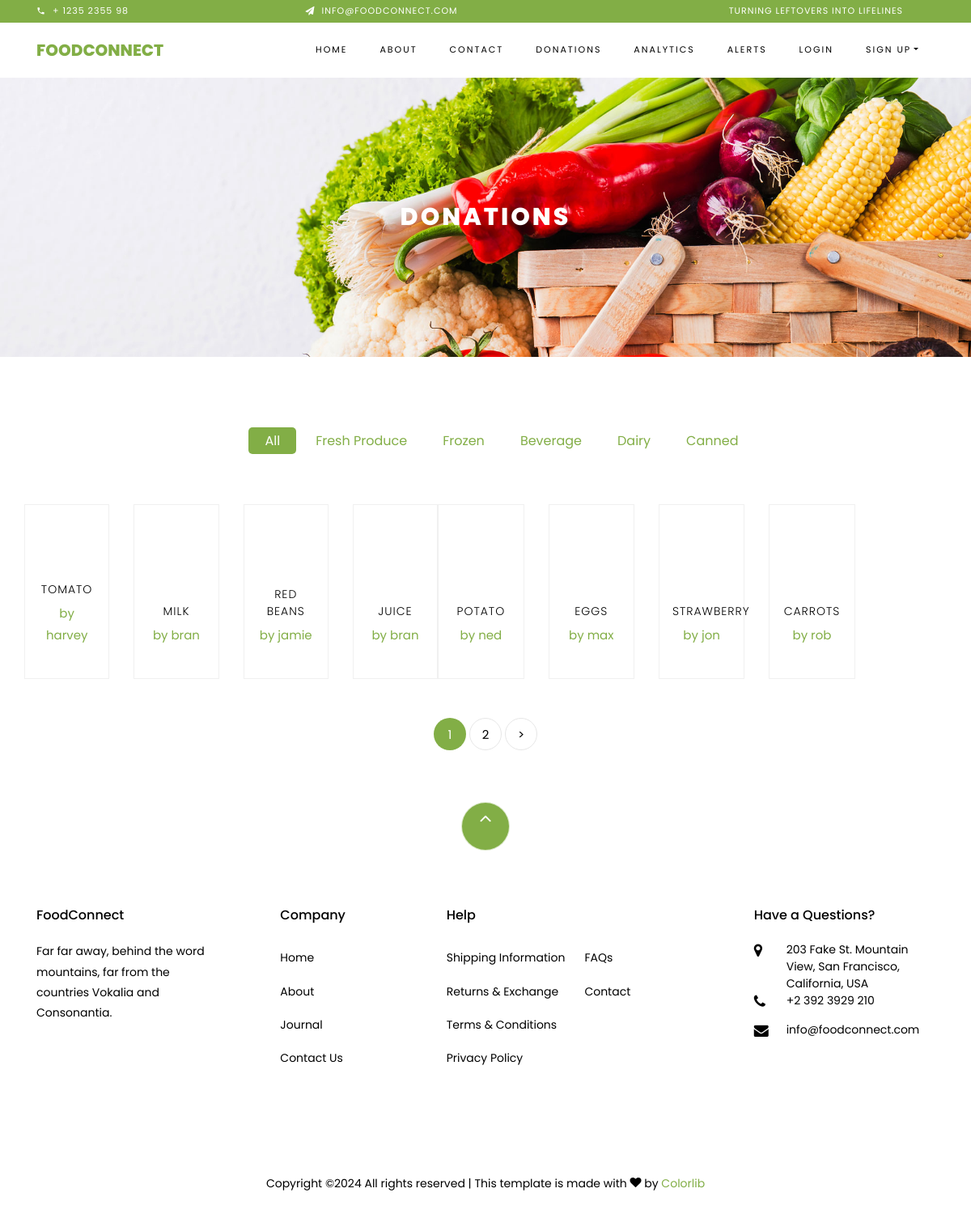
Page /donations/ on the committed database.
### donations/models.py (models this page shows, shortened)
class Category(models.Model):
    name = models.CharField(max_length=100, unique=True)

class Product(models.Model):
    UNIT_CHOICES = [
        ('g', 'Grams'),
        ('kg', 'Kilograms'),
        ('liters', 'Liters'),
        ('ml', 'Milliliters'),
    ]
    name = models.CharField(max_length=100)
    donated_by = models.ForeignKey(User, on_delete=models.SET_NULL, null=True)
    description = models.TextField(null=True, blank=True)
    category = models.ForeignKey(Category, on_delete=models.CASCADE, related_name='products')
    quantity = models.PositiveIntegerField()
    weight = models.PositiveIntegerField()
    unit = models.CharField(max_length=10, choices=UNIT_CHOICES)
    rating = models.PositiveIntegerField(default=0)
    amount_donated = models.PositiveIntegerField(default=0)
    expiry_date = models.DateField(blank=True, null=True)
    image=models.URLField(max_length=300, default='https://img.freepik.com/premium-vector/hand-drawn-food-bank-illustration_23-2149323575.jpg?w=1060')
    date_created = models.DateTimeField(auto_now_add=True)

### donations/views.py (the view)
# urls.py: path('', views.donations_view, name='donations' ),
def donations_view(request):
    categories = Category.objects.all()
    category_id = request.GET.get('category_id')
    if category_id:
        products = Product.objects.filter(category_id=category_id)
    else:
        products = Product.objects.all()
    paginator = Paginator(products, 8)
    page_number = request.GET.get('page', 1)
    page_obj = paginator.get_page(page_number)
    return render(request, '../templates/donations/donations.html', {'products':page_obj, 'categories': categories, 'page_obj': page_obj,'current_category': int(category_id) if category_id else None,})

### templates/donations/donations.html (shortened to what this page needs)
{% extends 'webpages/base.html' %}
{% load static %}
{% block content %}
    <div class="hero-wrap hero-bread" style="background-image: url('{% static "images/bg_1.jpg" %}');">
        <div class="container">
            <div class="row no-gutters slider-text align-items-center justify-content-center">
                <div class="col-md-9 ftco-animate text-center">
                    <h1 class="mb-0 bread">Donations</h1>
                </div>
            </div>
        </div>
    </div>
    <section class="ftco-section">
        <div class="container">
            <div class="row justify-content-center">
                <div class="col-md-10 mb-5 text-center">
                    <ul class="product-category">
                        <li>
                            <a href="{% url 'donations' %}" class="{% if not current_category %}active{% endif %}">All</a>
                        </li>
                        {% for category in categories %}
                            <li>
                                <a href="{% url 'donations' %}?category_id={{ category.id }}"
                                   class="{% if current_category == category.id %}active{% endif %}">
                                    {{ category.name }}
                                </a>
                            </li>
                        {% endfor %}
                    </ul>
                </div>
            </div>
            {% if products %}
                <div class="row">
                    {% for product in products %}
                        {% if forloop.counter0|divisibleby:4 %}
                        <div class="row">
                        {% endif %}
                        <div class="col-md-6 col-lg-3 ftco-animate">
                            <div class="product py-3 pb-4 px-3 d-flex flex-column align-items-center justify-content-between" style="height: 100%;">
                                <a href="#" class="img-prod">
                                </a>
                                <div class="text text-center">
                                    <h3><a href="#">{{ product.name }}</a></h3>
                                    <p><a href="#">by {{ product.donated_by }}</a></p>
                                </div>
                            </div>
                        </div>
                        {% if forloop.counter|divisibleby:4 or forloop.last %}
                        </div>
                        {% endif %}
                    {% endfor %}
                </div>
                <div class="row mt-5">
                    <div class="col text-center">
                        <div class="block-27">
                            <ul>
                                {% for num in page_obj.paginator.page_range %}
                                    {% if page_obj.number == num %}
                                        <li class="active"><span>{{ num }}</span></li>
                                    {% else %}
                                        <li><a href="?page={{ num }}">{{ num }}</a></li>
                                    {% endif %}
                                {% endfor %}
                                {% if page_obj.has_next %}
                                    <li><a href="?page={{ page_obj.next_page_number }}">&gt;</a></li>
                                {% endif %}
                            </ul>
                        </div>
                    </div>
                </div>
            {% else %}
                <div class="row mt-5">
                    <div class="col text-center">
                        <p>No products found, <a href="{% url 'donate' %}">Donate now!</a></p>
                    </div>
                </div>
            {% endif %}
        </div>
    </section>
{% endblock %}

### rows in the picture
Category: name "Fresh Produce"
Category: name "Frozen"
Category: name "Beverage"
Category: name "Dairy"
Category: name "Canned"
Product: name "TOMATO", donated_by "harvey"
Product: name "MILK", donated_by "bran"
Product: name "RED BEANS", donated_by "jamie"
Product: name "JUICE", donated_by "bran"
Product: name "POTATO", donated_by "ned"
Product: name "EGGS", donated_by "max"
Product: name "STRAWBERRY", donated_by "jon"
Product: name "CARROTS", donated_by "rob"

### other values in the picture
{{ num }} "1"
{{ num }} "2"
